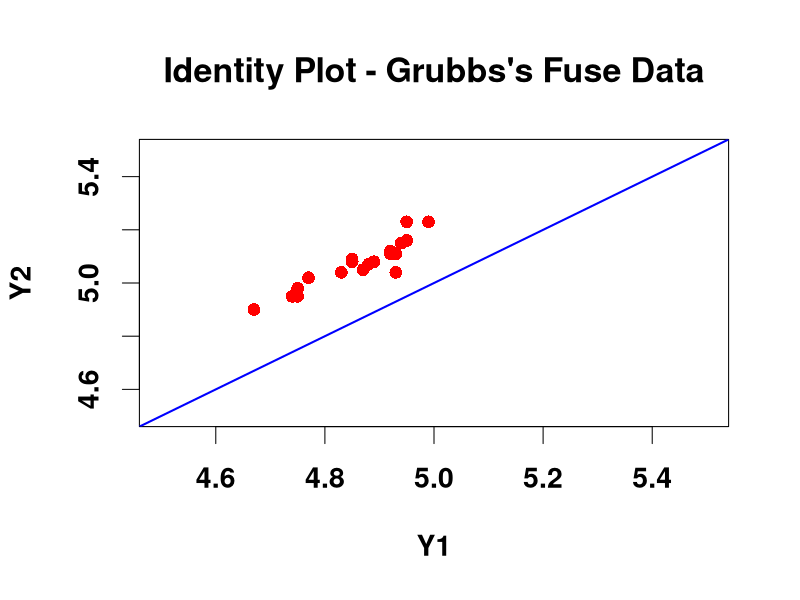
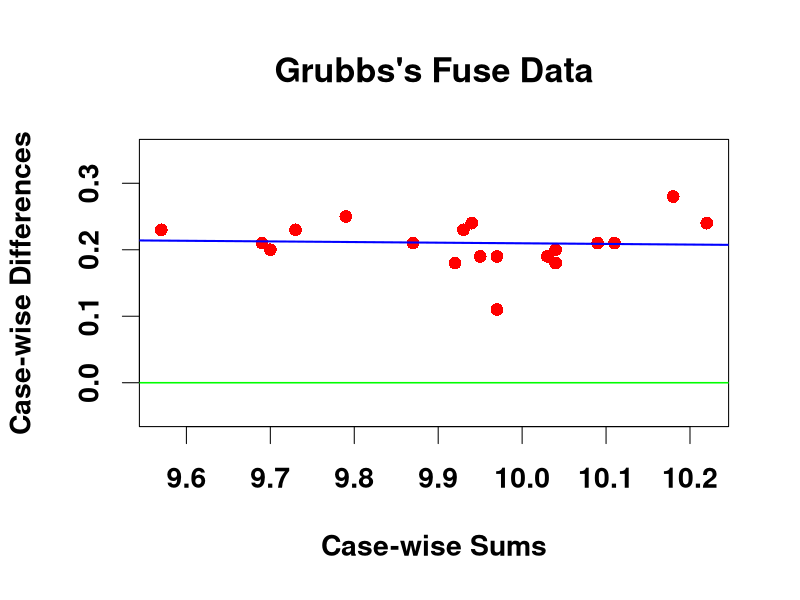

Reproduce these figures in R, in order.
## ---- chunk 1
knitr::opts_chunk$set(echo = TRUE)
## ---- chunk 2
Fuse <- 1:20
###Measuerement by first Instrument
Y1 <- c(4.85,4.93,4.75,4.77,4.67,4.87,4.67,4.94,4.85,4.75,
        4.83,4.92,4.74,4.99,4.88,4.95,4.95,4.93,4.92,4.89)
###Measuerement by second Instrument
Y2 <- c(5.09,5.04,4.95,5.02,4.90,5.05,4.90,5.15,5.08,4.98,
        5.04,5.12,4.95,5.23,5.07,5.23,5.16,5.11,5.11,5.08)
## ---- chunk 3
par(font.lab=2,font.axis=2,cex=1.7)
plot(Y1,Y2,pch=16,col="red",ylim=c(4.5,5.5),xlim=c(4.5,5.5))
title("Identity Plot - Grubbs's Fuse Data")
abline(a=0,b=1,col="blue",lwd=2)
## ---- chunk 4
Ds = Y2-Y1
Ss = Y2+Y1
## ---- chunk 5
## Mean of Case-wise Differences
mean(Ds)
## Limits of Agreement
c(mean(Ds)-1.96*sd(Ds),mean(Ds)+1.96*sd(Ds))
## Paired t-test
t.test(Y2,Y1,paired=T)$p.value
## ---- chunk 6

FitBB <- lm(Ds ~ Ss)

summary(FitBB)$coefficients
anova(FitBB)
## ---- chunk 7
par(font.lab=2,font.axis=2,cex=1.7)
plot(Ss,Ds,pch=16,col="red",ylab="Case-wise Differences",xlab="Case-wise Sums",ylim=c(-0.05,0.35))
title("Grubbs's Fuse Data")
abline(coef(FitBB),col="blue",lwd=2)
abline(h=0,col="green",lwd=1.5)
